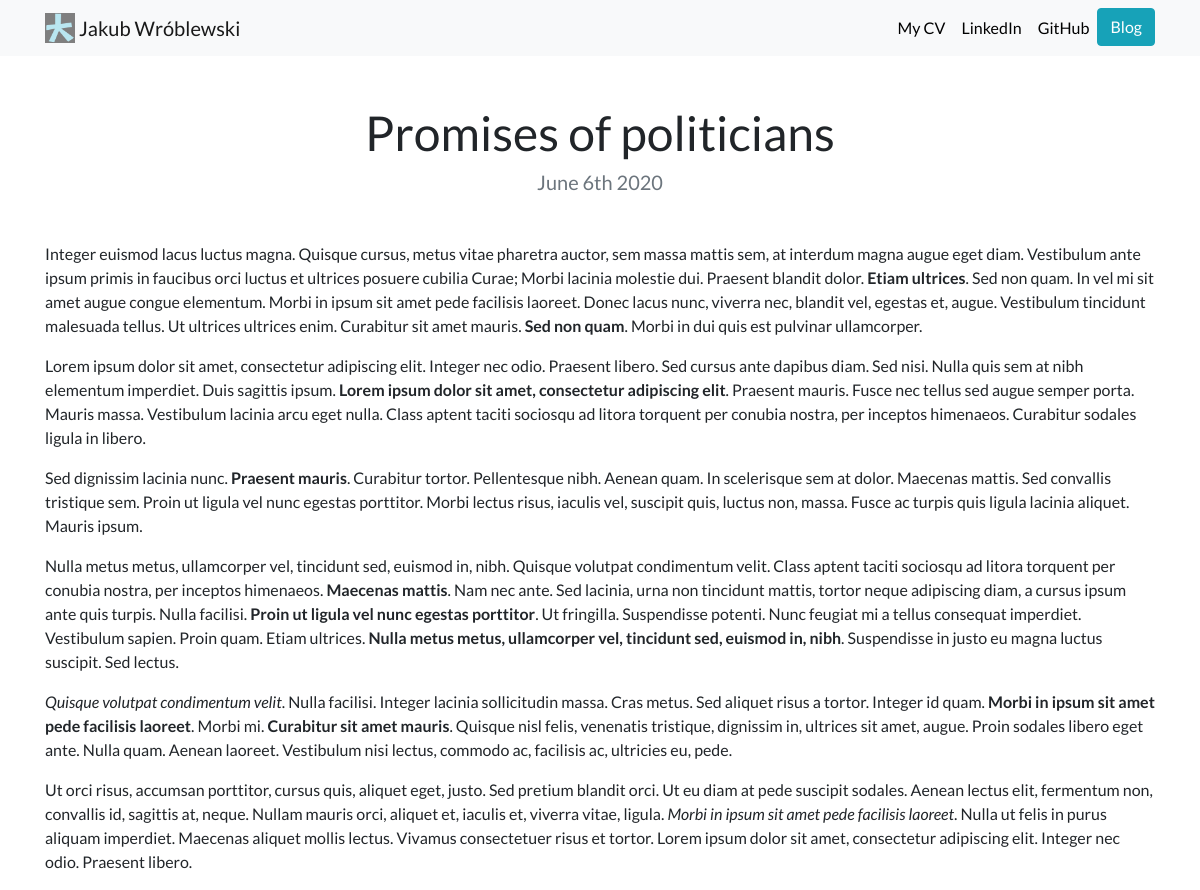
The app's page /blog_app/8/ with its own data.
### blog_app/models.py (models this page shows, shortened)
class BlogProject(models.Model):
    title = models.CharField(max_length=200)
    date = models.DateField()
    description = models.TextField()

### blog_app/views.py (the view)
def detail(request, blog_id):
    blog = get_object_or_404(BlogProject, pk=blog_id)
    return render(request, 'blog_app/detail.html', {'blog':blog})

### blog_app/templates/blog_app/detail.html
{% extends "portfolio_app/base.html" %}
{% load static %}
{% block content %}
<h1 class="text-center mt-5" id="blogdetailtitle">{{ blog.title }}</h1>
<h5 class="text-center text-muted mb-5">{{ blog.date|date:'F jS Y' }}</h5>
{{ blog.description|safe }}
{% endblock %}

### portfolio_app/static/portfolio_app/custom.css (style rules this page uses)
body { font-family: 'Lato', sans-serif; }
@media (min-width: 992px) { #blogdetailtitle { font-size: 3rem; } }

### records on screen
BlogProject: title "Promises of politicians", date "June 6th 2020", description "Integer euismod lacus luctus magna. Quisque cursus, metus vitae pharetra auctor, sem massa mattis sem, at interdum magna augue eget diam. Vestibulum ante ipsum primis in faucibus orci luctus et ultrices posuere cubilia Curae; Morbi lacinia molestie dui. Praesent blandit dolor. Etiam ultrices . Sed non quam. In vel mi sit amet augue congue elementum. Morbi in ipsum sit amet pede facilisis laoreet. Donec lacus nunc, viverra nec, blandit vel, egestas et, augue. Vestibulum tincidunt malesuada tellus. Ut ultrices ultrices enim. Curabitur sit amet mauris. Sed non quam . Morbi in dui quis est pulvinar ullamcorper. Lorem ipsum dolor sit amet, consectetur adipiscing elit. Integer nec odio. Praesent…"
